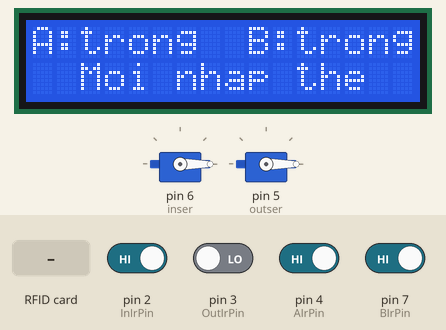
Simulated run of this sketch. Board: Arduino Uno, built with avr-gcc and run on an emulated ATmega328P. On the bench: 16×2 character LCD, 2 × servo. Inputs (shaded band) come from the test bench; at power-on: pin 2 (InIrPin), pin 4 (AIrPin), pin 7 (BIrPin) HIGH, pin 3 (OutIrPin) LOW. What the sketch prints to the serial monitor is not drawn.

Above: at 2.3 s.
2.4 s: RFID card 5E 7A 19 C4 held to the reader
At 3.6 s:
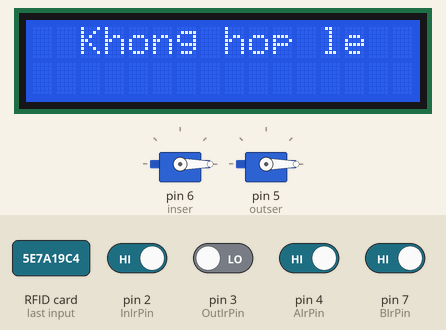
5.4 s: pin 4 (AIrPin) driven LOW
At 6.5 s:
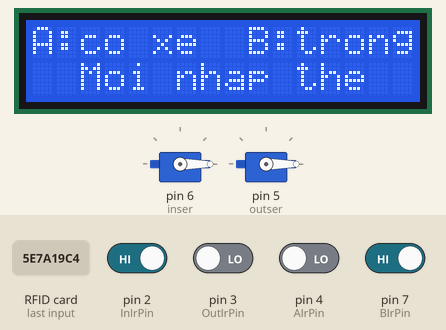
7.1 s: pin 7 (BIrPin) driven LOW
At 8.3 s:
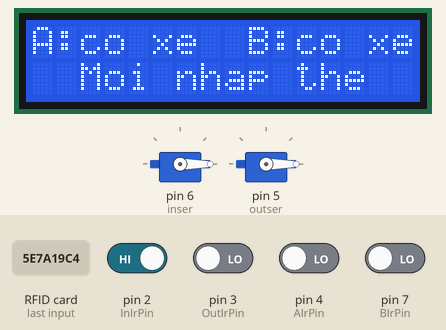
8.7 s: pin 2 (InIrPin) driven LOW
At 10.0 s:
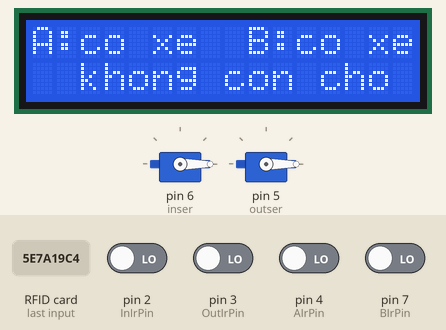
10.6 s: pin 2 (InIrPin) driven HIGH and pin 3 (OutIrPin) driven HIGH
13.6 s: pin 3 (OutIrPin) driven LOW
At 14.22 s:
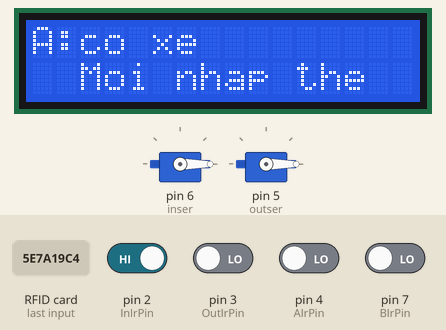
Timing chart, 0 to 16.6 s (numbered marks = the images above; inputs shaded):
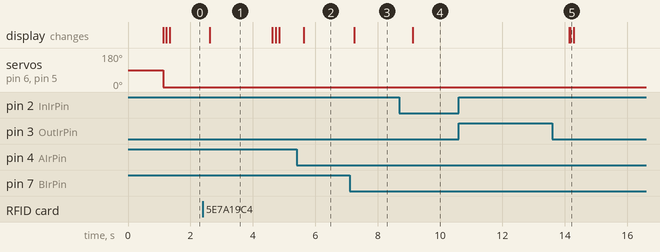

The sketch:

baigiuxxethongminh.ino
```cpp
#include <Wire.h>
#include <LiquidCrystal_I2C.h>
#include <Servo.h>
#include <SPI.h>
#include <MFRC522.h>
#define SS_PIN 10
#define RST_PIN 9

//////////////////////////
//////config//////////////
MFRC522 RFID(SS_PIN,RST_PIN); /// chân 9,10
LiquidCrystal_I2C lcd(0X27,16,2); //SCL A5 SDA A4
Servo inser;
Servo outser;
int UID[4], i;
int ID[4] = {86, 183, 97, 31};
int InIrPin = 2 ;
int OutIrPin = 3 ;
int AIrPin = 4 ;
int BIrPin = 7 ;


void setup()
{
SPI.begin();
RFID.PCD_Init();
delay(1000);
Serial.begin(128000);
lcd.init();
lcd.backlight();

inser.attach(6);
outser.attach(5);
pinMode(InIrPin,INPUT);
pinMode(OutIrPin,INPUT);
pinMode(AIrPin,INPUT);
pinMode(BIrPin,INPUT);
Serial.println("CLEARDATA");
Serial.println("LABEL,Time,State,Date,UID");
inser.write(0);
outser.write(0);
}


void loop()
{

/////////doc vi tri trong///////
int slotA = digitalRead(AIrPin);
int slotB = digitalRead(BIrPin);
int IN = digitalRead(InIrPin);

if (slotA==0)
{
  lcd.setCursor(0,0);
  lcd.print("A:co xe");
  delay(100);
}
else {
  lcd.setCursor(0,0);
  lcd.print("A:trong");
   delay(100);
}

if (slotB==0)
{
  lcd.setCursor(9,0);
  lcd.print("B:co xe");
   delay(100);
}
else {
  lcd.setCursor(9,0);
  lcd.print("B:trong");
   delay(100);
}
////////////////////////////////////

/////////TH full vi tri///////////////

if( IN==0 && slotA==0 && slotB==0)
{
lcd.setCursor(2,1);
lcd.print("khong con cho");
delay(5000);
lcd.clear();
}
////////////////////////////////////


/////////TH có xe den/////////////////
 if (!digitalRead(InIrPin))
  {
    lcd.setCursor(2, 1);
    lcd.print("Moi nhap the");

    if (!RFID.PICC_IsNewCardPresent())
    {
      return;
    }

    if (!RFID.PICC_ReadCardSerial())
    {
      return;
    }

    for (byte i = 0; i < RFID.uid.size; i++) // đọc ID của thẻ
    {
      UID[i] = RFID.uid.uidByte[i];
    }

    bool correctUID = true; // Biến xác định UID có trùng khớp với UID mong đợi hay không

    for (byte i = 0; i < RFID.uid.size; i++)
    {
      if (UID[i] != ID[i])
      {
        correctUID = false;
        break;
      }
    }

    if (correctUID) //nếu đọc được ID của thẻ mình đang sử dụng thì thực hiện đóng mở relay
    {
      lcd.clear();
      lcd.setCursor(5, 0);
      lcd.print("Welcome");
      String UIDString = String(UID[0]) + String(UID[1]) + String(UID[2]) + String(UID[3]);
      Serial.println((String) "DATA,TIME,VAO,DATE,"+UIDString);
      inser.write(90);
      delay(4000);
      inser.write(0);
      lcd.clear();
    }
    else
    {
      lcd.clear();
      lcd.setCursor(2, 0);
      lcd.print("Khong hop le"); // In thông báo sai thẻ
      delay(2000);
      lcd.clear();
    }

    RFID.PICC_HaltA();      // ngừng đọc giá trị
   RFID.PCD_StopCrypto1(); // Dừng tính năng mã hóa thẻ
  }
///////////////////TH có xe ra/////////////////////
     if (!digitalRead(OutIrPin))
  {
    lcd.setCursor(2, 1);
    lcd.print("Moi nhap the");

    if (!RFID.PICC_IsNewCardPresent())
    {
      return;
    }

    if (!RFID.PICC_ReadCardSerial())
    {
      return;
    }

    for (byte i = 0; i < RFID.uid.size; i++) // đọc ID của thẻ
    {
      UID[i] = RFID.uid.uidByte[i];
    }

    bool correctUID = true; // Biến xác định UID có trùng khớp với UID mong đợi hay không

    for (byte i = 0; i < RFID.uid.size; i++)
    {
      if (UID[i] != ID[i])
      {
        correctUID = false;
        break;
      }
    }

    if (correctUID) //nếu đọc được ID của thẻ mình đang sử dụng thì thực hiện đóng mở relay
    {
      lcd.clear();
      lcd.setCursor(5, 0);
      lcd.print("Goodbye");
      String UIDString = String(UID[0]) + String(UID[1]) + String(UID[2]) + String(UID[3]);
      Serial.println((String) "DATA,TIME,RA,DATE,"+UIDString);
      outser.write(90);
      delay(4000);
      outser.write(0);
      lcd.clear();
    }
    else
    {
      lcd.clear();
      lcd.setCursor(2, 0);
      lcd.print("Khong hop le"); // In thông báo sai thẻ
      delay(2000);
      lcd.clear();
    }

    RFID.PICC_HaltA();      // ngừng đọc giá trị
   RFID.PCD_StopCrypto1(); // Dừng tính năng mã hóa thẻ
  }
  ////////////////////////////////////////////////////////////
}
```

Measured:
- after the input at 2.4 s, the display: changes after 0.22 s (image 1)
- after the input at 5.4 s, the display: changes after 0.23 s (image 2)
- after the input at 7.1 s, the display: changes after 0.15 s (image 3)
- after the input at 8.7 s, the display: changes after 0.42 s (image 4)
- after the input at 10.6 s, every drawn part: stays the same
- after the input at 13.6 s, the display: first changes after 0.54 s (image 5 shows a later state)
- what the display in image 1 shows lasts 2.0 s, from 2.6 s to 4.6 s
